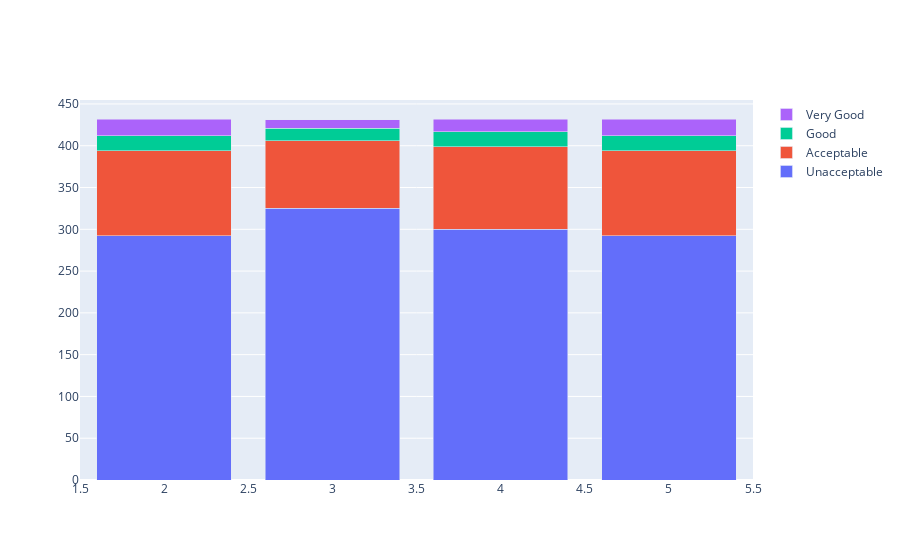

Notebook code for this chart:
### Markdown cell above
**Gráfico "Portas vs Avaliação"**

### Code cell
configure_plotly_browser_state()
data = [
    go.Bar(
        x=a[2].index, # assign x as the dataframe column 'x'
        y=drs['unacc'],
        name='Unacceptable'
    ),
    go.Bar(
        x=a[2].index,
        y=drs['acc'],
        name='Acceptable'
    ),
    go.Bar(
        x=a[2].index,
        y=drs['good'],
        name='Good'
    ),
    go.Bar(
        x=a[2].index,
        y=drs['vgood'],
        name='Very Good'
    )

]

layout = go.Layout(
    barmode='stack',
    #title='Portas vs Avaliação'
)

fig = go.Figure(data=data, layout=layout)
print("\n\n\t\t\t\tPortas vs Avaliação")
py.iplot(fig, filename='cars_donut')

### Figure 1 — Plotly figure (JSON) as saved in the notebook; plotly's stock layout.template omitted (floating-point values rounded to 4 significant figures)
{"data": [{"y": [325, 300, 292, 292], "x": ["3", "4", "5", "2"], "type": "bar", "name": "Unacceptable"}, {"y": [81, 99, 102, 102], "x": ["3", "4", "5", "2"], "type": "bar", "name": "Acceptable"}, {"y": [15, 18, 18, 18], "x": ["3", "4", "5", "2"], "type": "bar", "name": "Good"}, {"y": [10, 15, 20, 20], "x": ["3", "4", "5", "2"], "type": "bar", "name": "Very Good"}], "layout": {"barmode": "stack"}}
